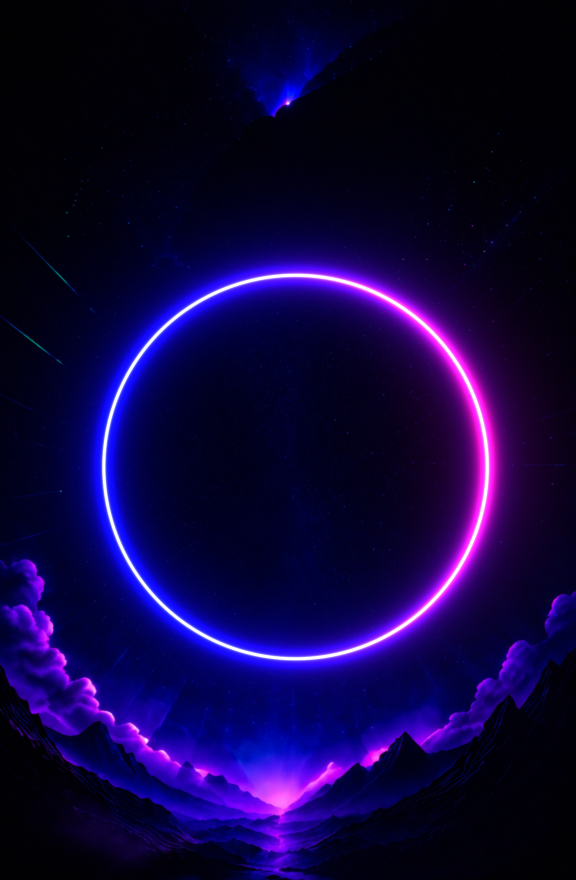
#> input picture current.png, 1152 x 1760 px (shown at 1/2 size)
$ python compare_quick.py
#> lines starting #> are read from the running program, lines starting #| are printed output that depends on the picture; after the words box and inside, x2 and y2 are one past the last pixel; in counts of white or black regions, pixels touching at a corner belong together
#> in read, img is the input picture: shape (1760, 1152, 3); mean B, G, R 63.2, 4.2, 16
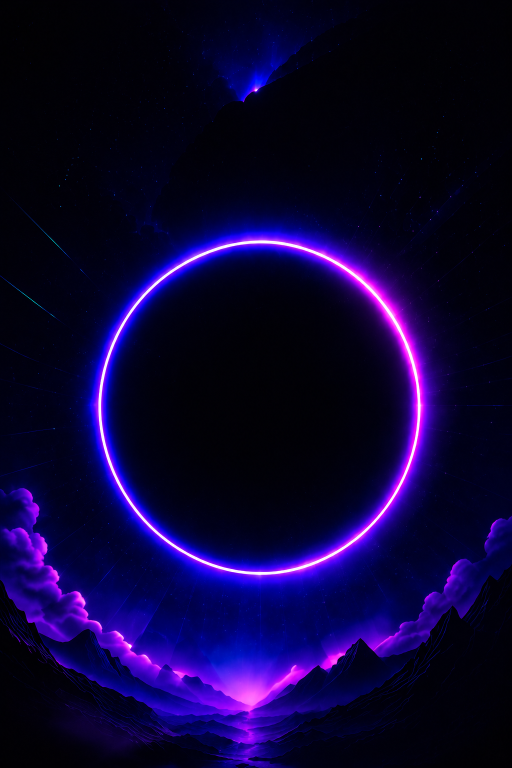
#> input picture ref/1.png, 1024 x 1536 px (shown at 1/2 size)
#> in read, img is the input picture: shape (1536, 1024, 3); mean B, G, R 52.6, 3, 12.4
"""Quick visual comparison: current.png vs reference frame(s) from 1.mp4"""
import sys, subprocess, json
from pathlib import Path
import cv2
import numpy as np

ROOT = Path(r"C:\Users\edisk\OneDrive\Документы\Программирование\Android\AudioVisualizer")
CURRENT = ROOT / "ref" / "current.png"
REF_IMAGE = ROOT / "ref" / "1.png"   # single reference frame
VIDEO = ROOT / "ref" / "1.mp4"
FRAMES_DIR = ROOT / "ref" / "keyframes"

FRAMES_DIR.mkdir(exist_ok=True)

W, H = 576, 880

def fit(img): return cv2.resize(img, (W, H), interpolation=cv2.INTER_AREA)
def read(p):
    data = np.fromfile(str(p), dtype=np.uint8)
    img = cv2.imdecode(data, cv2.IMREAD_COLOR)
    if img is None: raise FileNotFoundError(p)
    return img

def extract_frames(video, n=11):
    """Extract n evenly-spaced frames from video."""
    result = subprocess.run(
        ["ffprobe","-v","error","-show_entries","format=duration","-of","default=nw=1:nk=1",str(video)],
        capture_output=True, text=True)
    dur = float(result.stdout.strip()) if result.returncode == 0 else 10.0
    paths = []
    for i in range(n):
        t = min(dur * i / max(n-1,1), dur-0.05)
        out = FRAMES_DIR / f"frame_{i:02d}.png"
        subprocess.run(["ffmpeg","-y","-ss",f"{t:.3f}","-i",str(video),"-frames:v","1",str(out)],
                       capture_output=True)
        if out.exists(): paths.append(out)
    return paths

def hsv_metrics(img):
    h = cv2.cvtColor(img, cv2.COLOR_BGR2HSV).astype(float)
    g = cv2.cvtColor(img, cv2.COLOR_BGR2GRAY).astype(float)
    return {
        "mean_v": h[...,2].mean(),
        "mean_s": h[...,1].mean(),
        "bright": (g>45).mean(),
        "bloom":  (g>120).mean(),
        "hot":    (g>205).mean(),
        "cyan":   ((h[...,0]>78)&(h[...,0]<115)&(h[...,1]>55)&(h[...,2]>40)).mean(),
        "magenta":((h[...,0]>135)|(h[...,0]<8)) if False else ((h[...,0]>135)|(h[...,0]<10)) and True,
    }

def ring_metrics(img):
    """Detect ring: dark circle center, bright ring edge."""
    gray = cv2.cvtColor(img, cv2.COLOR_BGR2GRAY)
    blur = cv2.GaussianBlur(gray, (0,0), 3)
    _, bw = cv2.threshold(blur, 40, 255, cv2.THRESH_BINARY)
    contours, _ = cv2.findContours(bw, cv2.RETR_EXTERNAL, cv2.CHAIN_APPROX_SIMPLE)
    if not contours: return {}
    # Pick most circular contour in upper 65% of image (ring should be there)
    def circularity(c):
        a = cv2.contourArea(c)
        p = cv2.arcLength(c, True)
        return 4*np.pi*a/(p*p+1e-9) if p > 0 else 0
    upper_contours = [c for c in contours if cv2.minEnclosingCircle(c)[0][1] < H*0.72]
    if upper_contours:
        best = max(upper_contours, key=circularity)
    else:
        best = max(contours, key=cv2.contourArea)
    area = cv2.contourArea(best)
    peri = cv2.arcLength(best, True)
    (cx,cy),r = cv2.minEnclosingCircle(best)
    circ = 4*np.pi*area/(peri*peri+1e-9)
    # Color at ring positions
    ring_mask = bw.copy()
    ring_mask[:] = 0
    cv2.circle(ring_mask, (int(cx),int(cy)), int(r)+3, 255, 18)
    ring_pix = img[ring_mask>0]
    left  = img[ring_mask>0, :]
    # left half: x < cx, right half: x > cx
    ys,xs = np.where(ring_mask>0)
    left_mask  = xs < cx
    right_mask = xs > cx
    left_color  = img[ys[left_mask], xs[left_mask]].mean(axis=0) if left_mask.any() else [0,0,0]
    right_color = img[ys[right_mask], xs[right_mask]].mean(axis=0) if right_mask.any() else [0,0,0]
    return {
        "ring_cx_norm": float(cx/W), "ring_cy_norm": float(cy/H),
        "ring_r_norm": float(r/min(W,H)),
        "ring_circularity": float(circ),
        "left_BGR": left_color.tolist(),   # BGR - left should be blue
        "right_BGR": right_color.tolist(), # BGR - right should be magenta
    }

def ssim_score(a, b):
    from skimage.metrics import structural_similarity
    ag = cv2.cvtColor(a, cv2.COLOR_BGR2GRAY)
    bg = cv2.cvtColor(b, cv2.COLOR_BGR2GRAY)
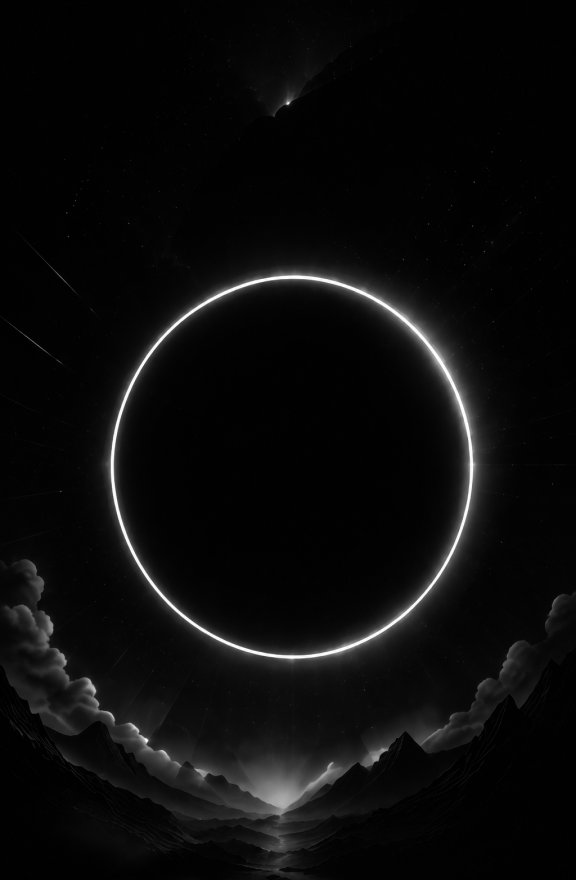
#> bg: shape (880, 576); min 0, max 255, mean 11.5
    s, _ = structural_similarity(ag, bg, full=True, data_range=255)
#> s = 0.821
    return float(s)

def hist_match(a, b):
    """Per-channel histogram correlation."""
    scores = []
    for c in range(3):
        ha = cv2.calcHist([a],[c],None,[256],[0,256])
        hb = cv2.calcHist([b],[c],None,[256],[0,256])
        scores.append(cv2.compareHist(ha, hb, cv2.HISTCMP_CORREL))
    return float(np.mean(scores))

# ── Main ──────────────────────────────────────────────────────────────
cur = fit(read(CURRENT))

# Use static reference image
ref = fit(read(REF_IMAGE))

# Also try video frames if ffmpeg available
frame_paths = extract_frames(VIDEO, 5) if VIDEO.exists() else []
frame_imgs = [fit(read(p)) for p in frame_paths]

ssim_ref   = ssim_score(cur, ref)
#> ssim_ref = 0.821
hist_ref   = hist_match(cur, ref)
#> after the loop in hist_match, `for c in range(3):`: scores = [0.864, 0.942, 0.897]
#> hist_ref = 0.901

frame_scores = [(ssim_score(cur,f), hist_match(cur,f)) for f in frame_imgs]
#> frame_scores = []

ref_m = ring_metrics(ref)
#> in ring_metrics, `_, bw = cv2.threshold(blur, 40, 255, cv2.THRESH_BINARY)`:
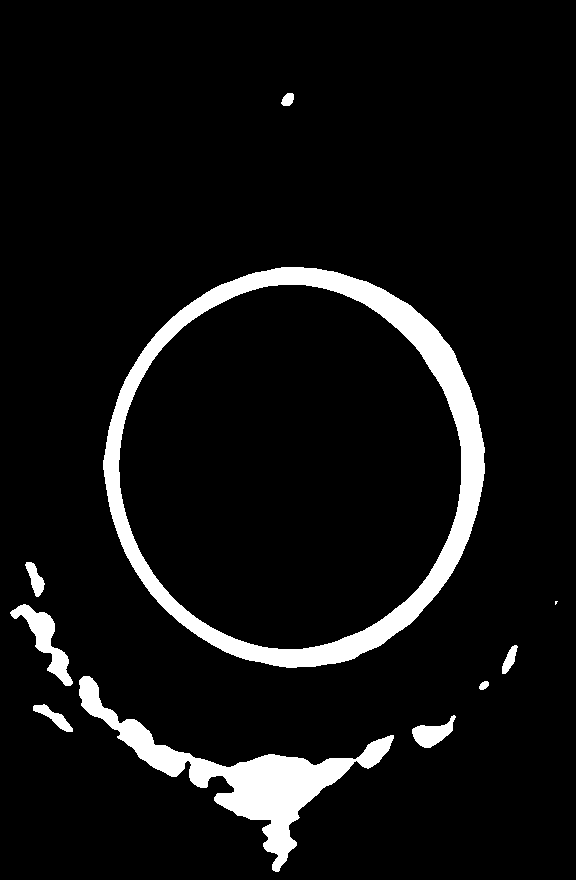
#> bw: shape (880, 576); 7.2% white; 10 white regions (1 under 20 px)
#> in ring_metrics, `contours, _ = cv2.findContours(bw, cv2.RETR_EXTERNAL, cv2.CHAIN_APPROX..`: contours = 10 contours, 1 with area under 20; largest, box (x1, y1, x2, y2) and area: (103, 267, 485, 668) 117682, (79, 676, 394, 872) 10762, (10, 604, 73, 686) 1449, (412, 715, 456, 748) 658, (33, 704, 73, 732) 349
#> in ring_metrics, `upper_contours = [c for c in contours if cv2.minEnclosingCircle(c)[0][..`: upper_contours = 4 contours, 1 with area under 20; largest, box (x1, y1, x2, y2) and area: (103, 267, 485, 668) 117682, (25, 562, 45, 597) 308, (281, 93, 294, 106) 110
#> in circularity, `a = cv2.contourArea(c)`: a = 3
#> in circularity, `p = cv2.arcLength(c, True)`: p = 8.83
#> in ring_metrics, `best = max(upper_contours, key=circularity)`: best = contour of 570 points, box (x1, y1, x2, y2) (103, 267, 485, 668), area 117682
#> in ring_metrics, `area = cv2.contourArea(best)`: area = 117682.5
#> in ring_metrics, `peri = cv2.arcLength(best, True)`: peri = 1289.3
#> in ring_metrics, `(cx,cy),r = cv2.minEnclosingCircle(best)`: cx = 294.8; cy = 466.9; r = 200.3
#> in ring_metrics, `circ = 4*np.pi*area/(peri*peri+1e-9)`: circ = 0.89
#> in ring_metrics, `ring_mask[:] = 0`: ring_mask: shape (880, 576); 7.16% of pixels changed, all inside (x1, y1, x2, y2) = (10, 93, 558, 872)
#> in ring_metrics, `cv2.circle(ring_mask, (int(cx),int(cy)), int(r)+3, 255, 18)`:
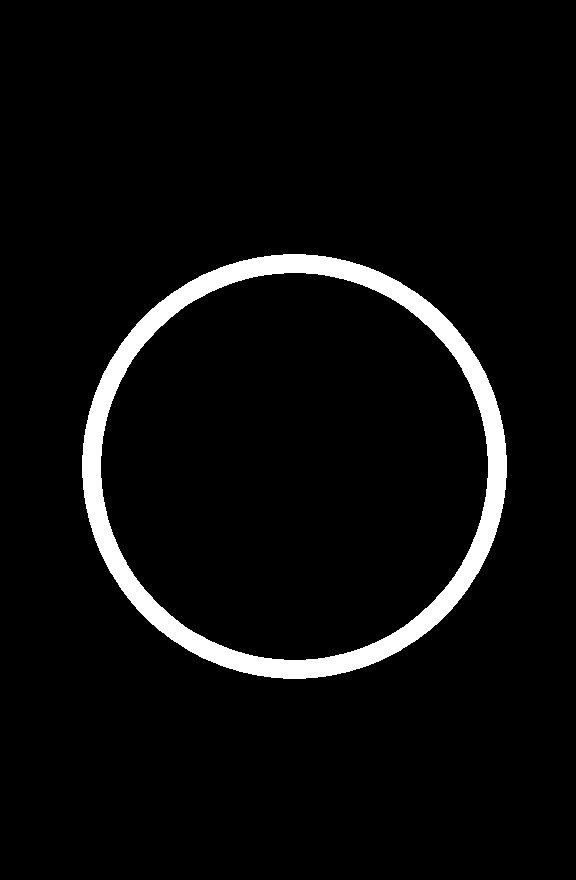
#> ring_mask: shape (880, 576); 4.8% white; 1 white region, box (x1, y1, x2, y2) and area: (82, 254, 507, 679) 24160
#> in ring_metrics, `left_color  = img[ys[left_mask], xs[left_mask]].mean(axis=0) if left_m..`: left_color = [121.2, 1.22, 6.22]
#> in ring_metrics, `right_color = img[ys[right_mask], xs[right_mask]].mean(axis=0) if righ..`: right_color = [126.2, 0.926, 28.54]
#> ref_m = {'ring_cx_norm': 0.512, 'ring_cy_norm': 0.531, 'ring_r_norm': 0.348, 'ring_circularity': 0.89, 'left_BGR': [121.2, 1.22, 6.22], 'right_BGR': [126.2, 0.926, 28.54]}
cur_m = ring_metrics(cur)
#> in ring_metrics (call 2), `_, bw = cv2.threshold(blur, 40, 255, cv2.THRESH_BINARY)`:
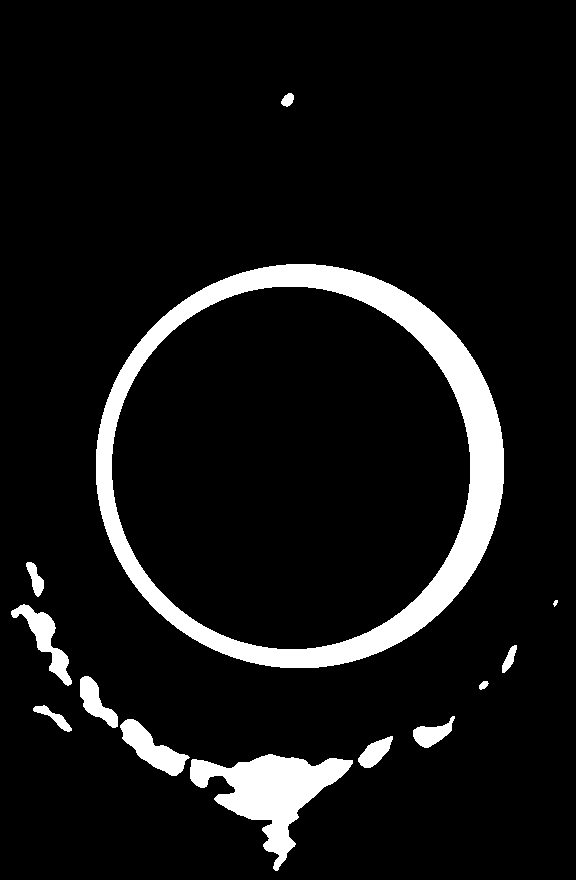
#> bw: shape (880, 576); 8.2% white; 13 white regions
#> in ring_metrics (call 2), `contours, _ = cv2.findContours(bw, cv2.RETR_EXTERNAL, cv2.CHAIN_APPROX..`: contours = 13 contours, 1 with area under 20; largest, box (x1, y1, x2, y2) and area: (96, 264, 504, 668) 129249, (190, 754, 353, 871) 7142, (120, 719, 190, 776) 1565, (11, 604, 72, 686) 1362, (80, 676, 118, 728) 837
#> in ring_metrics (call 2), `upper_contours = [c for c in contours if cv2.minEnclosingCircle(c)[0][..`: upper_contours = 4 contours, 1 with area under 20; largest, box (x1, y1, x2, y2) and area: (96, 264, 504, 668) 129249, (26, 562, 44, 597) 284, (281, 93, 294, 107) 108
#> in ring_metrics (call 2), `best = max(upper_contours, key=circularity)`: best = contour of 574 points, box (x1, y1, x2, y2) (96, 264, 504, 668), area 129249
#> in ring_metrics (call 2), `area = cv2.contourArea(best)`: area = 129249
#> in ring_metrics (call 2), `peri = cv2.arcLength(best, True)`: peri = 1343.5
#> in ring_metrics (call 2), `(cx,cy),r = cv2.minEnclosingCircle(best)`: cx = 299.6; cy = 466; r = 204.4
#> in ring_metrics (call 2), `circ = 4*np.pi*area/(peri*peri+1e-9)`: circ = 0.9
#> in ring_metrics (call 2), `cv2.circle(ring_mask, (int(cx),int(cy)), int(r)+3, 255, 18)`:
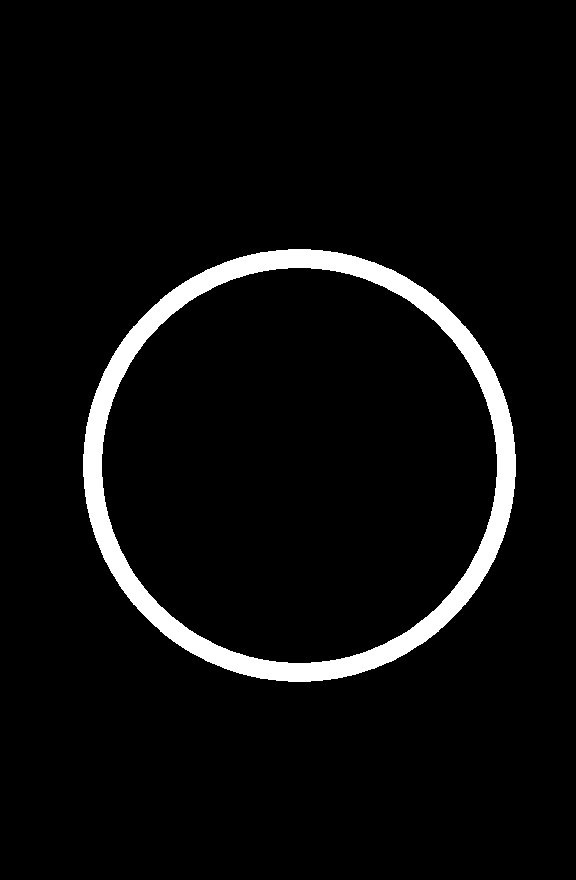
#> ring_mask: shape (880, 576); 4.9% white; 1 white region, box (x1, y1, x2, y2) and area: (83, 249, 516, 682) 24702
#> in ring_metrics (call 2), `left_color  = img[ys[left_mask], xs[left_mask]].mean(axis=0) if left_m..`: left_color = [186.8, 8.07, 17.24]
#> in ring_metrics (call 2), `right_color = img[ys[right_mask], xs[right_mask]].mean(axis=0) if righ..`: right_color = [130.1, 2.94, 60.57]
#> cur_m = {'ring_cx_norm': 0.52, 'ring_cy_norm': 0.53, 'ring_r_norm': 0.355, 'ring_circularity': 0.9, 'left_BGR': [186.8, 8.07, 17.24], 'right_BGR': [130.1, 2.94, 60.57]}

print("=== Comparison Results ===")
print(f"SSIM vs ref image:     {ssim_ref:.4f}")
#| SSIM vs ref image:     0.8213
print(f"Histogram vs ref:      {hist_ref:.4f}")
#| Histogram vs ref:      0.9009
if frame_scores:
    best_ssim = max(s[0] for s in frame_scores)
    best_hist = max(s[1] for s in frame_scores)
    print(f"Best SSIM vs video:    {best_ssim:.4f}")
    print(f"Best Hist vs video:    {best_hist:.4f}")

print(f"\n--- Ring Metrics ---")
print(f"Ref  ring center: ({ref_m.get('ring_cx_norm',0):.3f}, {ref_m.get('ring_cy_norm',0):.3f})  r={ref_m.get('ring_r_norm',0):.3f}  circ={ref_m.get('ring_circularity',0):.3f}")
#| Ref  ring center: (0.512, 0.531)  r=0.348  circ=0.890
print(f"Curr ring center: ({cur_m.get('ring_cx_norm',0):.3f}, {cur_m.get('ring_cy_norm',0):.3f})  r={cur_m.get('ring_r_norm',0):.3f}  circ={cur_m.get('ring_circularity',0):.3f}")
#| Curr ring center: (0.520, 0.530)  r=0.355  circ=0.900
print(f"Ref  left(blue) BGR={[int(x) for x in ref_m.get('left_BGR',[0,0,0])]}  right(magenta) BGR={[int(x) for x in ref_m.get('right_BGR',[0,0,0])]}")
#| Ref  left(blue) BGR=[121, 1, 6]  right(magenta) BGR=[126, 0, 28]
print(f"Curr left(blue) BGR={[int(x) for x in cur_m.get('left_BGR',[0,0,0])]}  right(magenta) BGR={[int(x) for x in cur_m.get('right_BGR',[0,0,0])]}")
#| Curr left(blue) BGR=[186, 8, 17]  right(magenta) BGR=[130, 2, 60]

overall = (ssim_ref*0.5 + hist_ref*0.3 + ref_m.get('ring_circularity',0)*0.2)
#> overall = 0.859
print(f"\nOverall similarity estimate: {overall*100:.1f}%")
#| Overall similarity estimate: 85.9%

# Save diff image
diff = cv2.absdiff(cur, ref)
diff_enhanced = cv2.convertScaleAbs(diff, alpha=3.0)
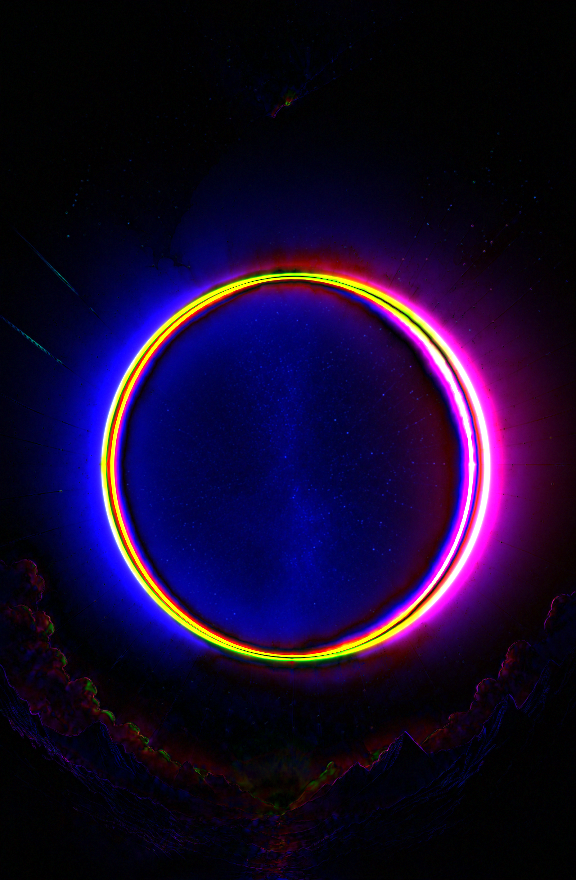
#> diff_enhanced: shape (880, 576, 3); mean of channels 0, 1, 2 44.3, 8.4, 22.3; drawn as B, G, R
cv2.imwrite(str(ROOT/"ref"/"diff.png"), diff_enhanced)
print("Diff image saved → ref/diff.png")
